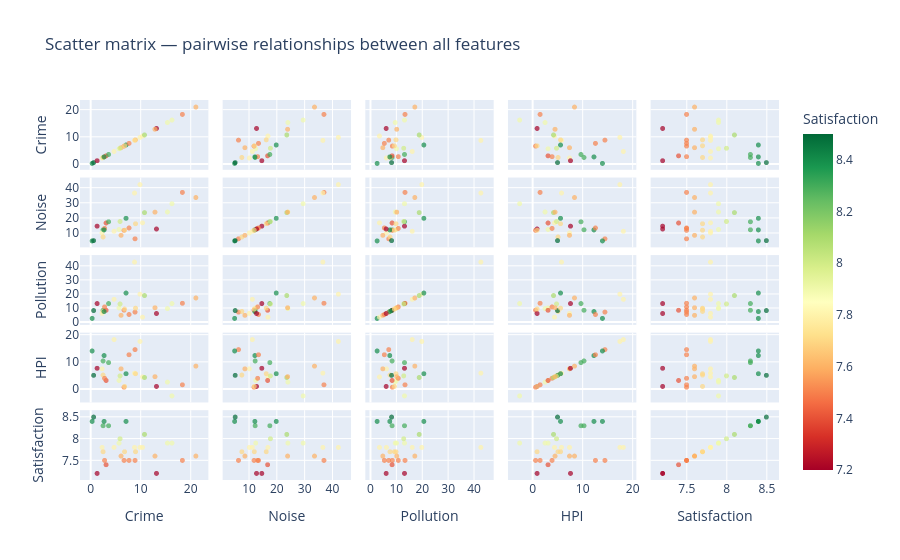

The code cell stored with this chart in its notebook:
### Code cell
# plot 1: Scatter matrix
fig1 = px.scatter_matrix(
    df_country,
    dimensions=['crime_rate', 'noise_rate', 'pollution_rate', 'hpi_weight', 'happy_rate'],
    color='happy_rate',
    color_continuous_scale='RdYlGn',
    labels={
        'crime_rate':     'Crime',
        'noise_rate':     'Noise',
        'pollution_rate': 'Pollution',
        'hpi_weight':     'HPI',
        'happy_rate':     'Satisfaction',
    },
    title='Scatter matrix — pairwise relationships between all features',
    hover_name='geo',
)
fig1.update_traces(marker=dict(size=5, opacity=0.7))
fig1.show()
#fig1.write_html('scatter_matrix.html', full_html=False, include_plotlyjs='cdn')

### Figure 1 — Plotly figure (JSON) as saved in the notebook; plotly's stock layout.template omitted (floating-point values rounded to 4 significant figures)
{"data": [{"dimensions": [{"axis": {"matches": true}, "label": "Crime", "values": [15.4, 5.7, 8.9, 0.3, 10.4, 2.5, 2.3, 2.5, 16.3, 6.7, 3.1, 4.7, 0.6, 6.1, 2.8, 1.3, 3.6, 18.4, 8.8, 21.1, 9.0, 5.9, 9.9, 7.1, 2.7, 10.8, 7.7, 13.2, 12.9, 6.8]}, {"axis": {"matches": true}, "label": "Noise", "values": [24.1, 12.5, 6.3, 4.9, 16.9, 12.3, 10.2, 7.5, 29.6, 11.9, 16.8, 11.3, 5.1, 8.6, 13.2, 14.7, 17.6, 37.1, 36.7, 33.7, 16.3, 17.8, 42.3, 19.9, 12.2, 23.7, 13.5, 12.8, 24.0, 12.0]}, {"axis": {"matches": true}, "label": "Pollution", "values": [9.7, 10.2, 7.2, 2.7, 3.6, 8.5, 6.3, 7.7, 13.3, 8.6, 8.5, 16.3, 8.3, 4.9, 10.9, 13.3, 13.3, 13.5, 42.9, 17.3, 10.0, 13.0, 20.0, 20.8, 7.6, 19.0, 5.5, 6.2, 10.3, 9.4]}, {"axis": {"matches": true}, "label": "HPI", "values": [2.6, 3.2, 14.6, 14.1, 4.5, 10.4, 7.5, 5.2, -2.5, 0.7, 3.2, 18.3, 5.1, 7.5, 4.0, 7.7, 9.8, 1.6, 5.9, 8.5, 5.7, 4.9, 17.6, 5.7, 12.4, 4.3, 12.7, 1.0, 4.6, 1.0]}, {"axis": {"matches": true}, "label": "Satisfaction", "values": [7.9, 7.9, 7.5, 8.4, 7.8, 8.3, 7.8, 7.7, 7.9, 7.5, 7.4, 7.8, 8.5, 7.6, 7.5, 7.2, 8.3, 7.5, 7.8, 7.6, 7.7, 8.0, 7.8, 8.4, 8.4, 8.1, 7.5, 7.2, 7.6, 7.7]}], "hovertemplate": "<b>%{hovertext}</b><br><br>%{xaxis.title.text}=%{x}<br>%{yaxis.title.text}=%{y}<br>Satisfaction=%{marker.color}<extra></extra>", "hovertext": ["Austria", "Belgium", "Bulgaria", "Croatia", "Cyprus", "Czechia", "Denmark", "Estonia", "Finland", "France", "Germany", "Hungary", "Iceland", "Ireland", "Italy", "Latvia", "Lithuania", "Luxembourg", "Malta", "Netherlands", "Norway", "Poland", "Portugal", "Romania", "Slovakia", "Slovenia", "Spain", "Sweden", "Switzerland", "United Kingdom"], "legendgroup": "", "marker": {"color": [7.9, 7.9, 7.5, 8.4, 7.8, 8.3, 7.8, 7.7, 7.9, 7.5, 7.4, 7.8, 8.5, 7.6, 7.5, 7.2, 8.3, 7.5, 7.8, 7.6, 7.7, 8.0, 7.8, 8.4, 8.4, 8.1, 7.5, 7.2, 7.6, 7.7], "coloraxis": "coloraxis", "opacity": 0.7, "size": 5, "symbol": "circle"}, "name": "", "showlegend": false, "type": "splom"}], "layout": {"coloraxis": {"colorbar": {"title": {"text": "Satisfaction"}}, "colorscale": [[0, "rgb(165,0,38)"], [0.1, "rgb(215,48,39)"], [0.2, "rgb(244,109,67)"], [0.3, "rgb(253,174,97)"], [0.4, "rgb(254,224,139)"], [0.5, "rgb(255,255,191)"], [0.6, "rgb(217,239,139)"], [0.7, "rgb(166,217,106)"], [0.8, "rgb(102,189,99)"], [0.9, "rgb(26,152,80)"], [1, "rgb(0,104,55)"]]}, "dragmode": "select", "legend": {"tracegroupgap": 0}, "title": {"text": "Scatter matrix — pairwise relationships between all features"}}}
